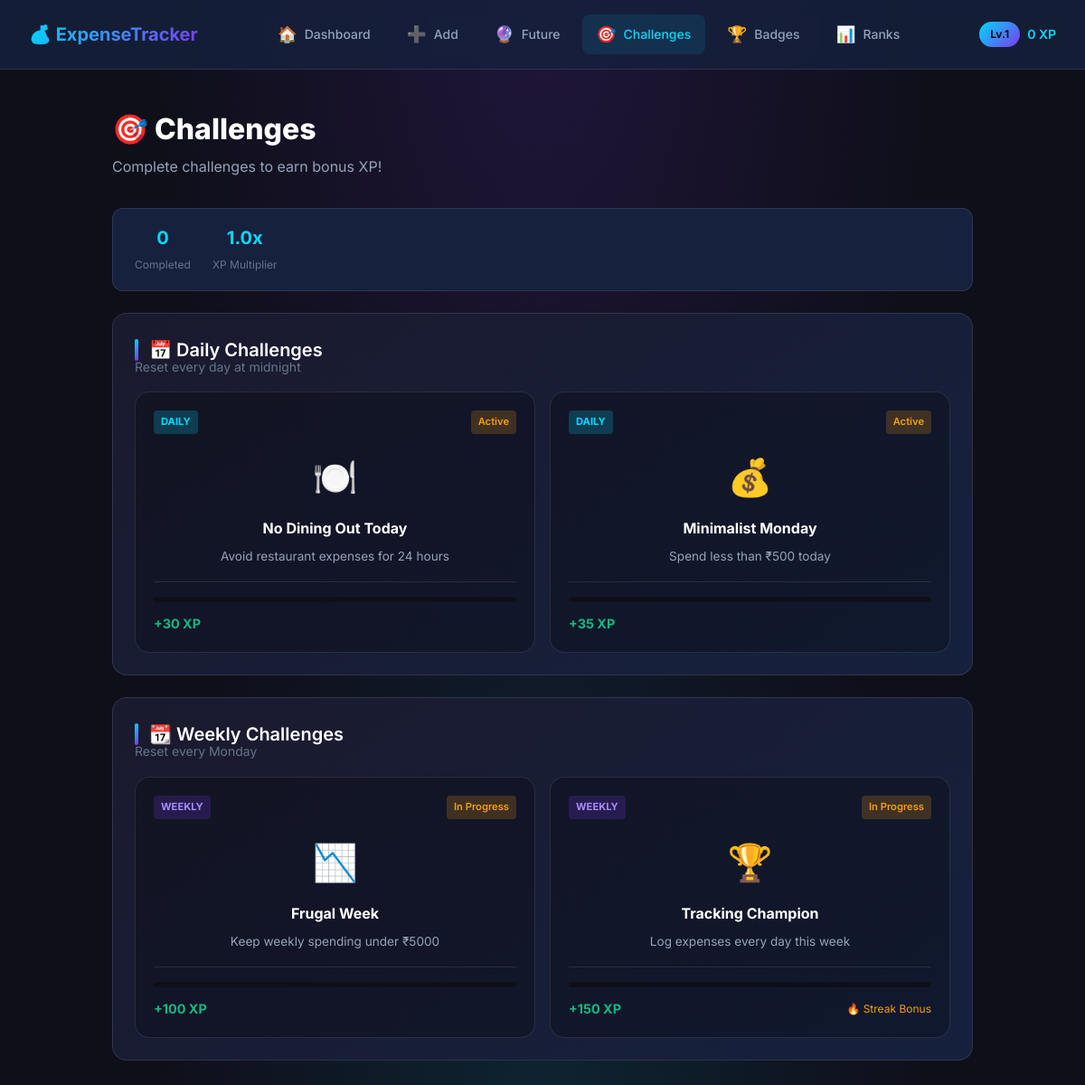
Screenshot of /challenges/ with the database file from the repository.
### tracker/models.py (models this page shows, shortened)
class UserProfile(models.Model):
    THEME_CHOICES = [
        ('dark', 'Dark Mode'),
        ('light', 'Light Mode'),
        ('neon', 'Neon Glow'),
        ('midnight', 'Midnight Blue'),
        ('forest', 'Forest Green'),
    ]
    user = models.OneToOneField(User, on_delete=models.CASCADE, null=True, blank=True)
    xp = models.IntegerField(default=0)
    level = models.IntegerField(default=1)
    current_streak = models.IntegerField(default=0)
    longest_streak = models.IntegerField(default=0)
    last_expense_date = models.DateField(null=True, blank=True)
    streak_multiplier = models.FloatField(default=1.0)
    theme = models.CharField(max_length=20, choices=THEME_CHOICES, default='dark')
    unlocked_themes = models.JSONField(default=list)
    unlocked_insights = models.JSONField(default=list)
    total_saved = models.DecimalField(max_digits=12, decimal_places=2, default=0)
    challenges_completed = models.IntegerField(default=0)
    created_at = models.DateTimeField(auto_now_add=True)

class UserChallenge(models.Model):
    STATUS_CHOICES = [
        ('active', 'Active'),
        ('completed', 'Completed'),
        ('failed', 'Failed'),
    ]
    user_profile = models.ForeignKey(UserProfile, on_delete=models.CASCADE, related_name='challenges')
    challenge = models.ForeignKey(Challenge, on_delete=models.CASCADE)
    status = models.CharField(max_length=20, choices=STATUS_CHOICES, default='active')
    progress = models.IntegerField(default=0)
    started_at = models.DateTimeField(auto_now_add=True)
    completed_at = models.DateTimeField(null=True, blank=True)
    class Meta:
        unique_together = ['user_profile', 'challenge', 'started_at']

class Challenge(models.Model):
    CHALLENGE_TYPE = [
        ('daily', 'Daily'),
        ('weekly', 'Weekly'),
    ]
    CATEGORY_CHOICES = [
        ('no_spend', 'No Spend'),
        ('budget', 'Stay Under Budget'),
        ('track', 'Track Expenses'),
        ('save', 'Save Money'),
    ]
    title = models.CharField(max_length=200)
    description = models.TextField()
    icon = models.CharField(max_length=10, default='🎯')
    challenge_type = models.CharField(max_length=20, choices=CHALLENGE_TYPE)
    category = models.CharField(max_length=50, choices=CATEGORY_CHOICES)
    target_value = models.IntegerField(default=0)  # e.g., max spend amount, min savings
    excluded_categories = models.JSONField(default=list)  # Categories to avoid
    xp_reward = models.IntegerField(default=25)
    streak_bonus = models.BooleanField(default=False)
    is_active = models.BooleanField(default=True)

### tracker/views.py (the view)
# urls.py: path('challenges/', views.challenges_view, name='challenges'),
def challenges_view(request):
    profile = get_or_create_profile()
    daily_challenges = get_daily_challenges(profile)
    weekly_challenges = get_weekly_challenges(profile)
    completed = UserChallenge.objects.filter(
        user_profile=profile,
        status='completed'
    ).select_related('challenge').order_by('-completed_at')[:10]
    context = {
        'profile': profile,
        'daily_challenges': daily_challenges,
        'weekly_challenges': weekly_challenges,
        'completed_challenges': completed,
    }
    return render(request, "challenges.html", context)

### tracker/views.py (called while the page is built, shortened)
def get_or_create_profile():
    profile, created = UserProfile.objects.get_or_create(
        user=None,
        defaults={
            'unlocked_themes': ['dark'],
            'unlocked_insights': []
        }
    )
    if created:
        create_default_achievements()
        create_default_challenges()
    return profile

def get_daily_challenges(profile):
    today = timezone.now().date()
    active = UserChallenge.objects.filter(
        user_profile=profile,
        challenge__challenge_type='daily',
        started_at__date=today,
        status='active'
    ).select_related('challenge')
    return active

def get_weekly_challenges(profile):
    today = timezone.now().date()
    week_start = today - timedelta(days=today.weekday())
    active = UserChallenge.objects.filter(
        user_profile=profile,
        challenge__challenge_type='weekly',
        started_at__date__gte=week_start,
        status='active'
    ).select_related('challenge')
    return active

### tracker/templates/challenges.html (shortened to what this page needs)
{% extends 'base.html' %}
{% block content %}
<header class="page-header">
    <div class="header-content">
        <h1>🎯 Challenges</h1>
        <p class="subtitle">Complete challenges to earn bonus XP!</p>
    </div>
</header>
<div class="stats-bar-mini">
    <div class="stat-mini">
        <span class="stat-mini-value">{{ profile.challenges_completed }}</span>
        <span class="stat-mini-label">Completed</span>
    </div>
    <div class="stat-mini">
        <span class="stat-mini-value">{{ profile.streak_multiplier }}x</span>
        <span class="stat-mini-label">XP Multiplier</span>
    </div>
</div>
<div class="card">
    <h2 class="card-title">📅 Daily Challenges</h2>
    <p class="card-subtitle">Reset every day at midnight</p>
    <div class="challenge-grid">
        {% for uc in daily_challenges %}
        <div class="challenge-card {% if uc.status == 'completed' %}completed{% endif %}">
            <div class="challenge-header">
                <span class="challenge-type-badge daily">Daily</span>
                {% if uc.status == 'completed' %}
                <span class="challenge-status-badge completed">✓ Completed</span>
                {% else %}
                <span class="challenge-status-badge active">Active</span>
                {% endif %}
            </div>
            <div class="challenge-body">
                <div class="challenge-icon-large">{{ uc.challenge.icon }}</div>
                <h3>{{ uc.challenge.title }}</h3>
                <p>{{ uc.challenge.description }}</p>
            </div>
            <div class="challenge-footer">
                <div class="challenge-progress-bar">
                </div>
                <div class="challenge-reward">
                    <span class="xp-reward">+{{ uc.challenge.xp_reward }} XP</span>
                </div>
            </div>
        </div>
        {% empty %}
        <div class="empty-state">
            <p>No daily challenges available. Check back tomorrow!</p>
        </div>
        {% endfor %}
    </div>
</div>
<div class="card">
    <h2 class="card-title">📆 Weekly Challenges</h2>
    <p class="card-subtitle">Reset every Monday</p>
    <div class="challenge-grid">
        {% for uc in weekly_challenges %}
        <div class="challenge-card {% if uc.status == 'completed' %}completed{% endif %} weekly">
            <div class="challenge-header">
                <span class="challenge-type-badge weekly">Weekly</span>
                {% if uc.status == 'completed' %}
                <span class="challenge-status-badge completed">✓ Completed</span>
                {% else %}
                <span class="challenge-status-badge active">In Progress</span>
                {% endif %}
            </div>
            <div class="challenge-body">
                <div class="challenge-icon-large">{{ uc.challenge.icon }}</div>
                <h3>{{ uc.challenge.title }}</h3>
                <p>{{ uc.challenge.description }}</p>
            </div>
            <div class="challenge-footer">
                <div class="challenge-progress-bar">
                </div>
                <div class="challenge-reward">
                    <span class="xp-reward">+{{ uc.challenge.xp_reward }} XP</span>
                    {% if uc.challenge.streak_bonus %}
                    <span class="bonus-badge">🔥 Streak Bonus</span>
                    {% endif %}
                </div>
            </div>
        </div>
        {% empty %}
        <div class="empty-state">
            <p>No weekly challenges available. Check back next week!</p>
        </div>
        {% endfor %}
    </div>
</div>
{% endblock %}

### tracker/templates/base.html (shortened to what this page needs)
{% load static %}
<!DOCTYPE html>
<html lang="en">
<head>
    <link rel="stylesheet" href="{% static 'tracker/css/style.css' %}">
</head>
<body class="theme-{{ profile.theme|default:'dark' }}">
    <nav class="navbar">
        <div class="nav-brand">
            <a href="{% url 'dashboard' %}">💰 ExpenseTracker</a>
        </div>
        <div class="nav-links">
            <a href="{% url 'dashboard' %}" class="nav-item {% if request.path == '/' %}active{% endif %}">
                <span class="nav-icon">🏠</span>
                <span class="nav-text">Dashboard</span>
            </a>
            <a href="{% url 'add_expense' %}" class="nav-item {% if 'add' in request.path %}active{% endif %}">
                <span class="nav-icon">➕</span>
                <span class="nav-text">Add</span>
            </a>
            <a href="{% url 'predictions' %}" class="nav-item {% if 'predictions' in request.path %}active{% endif %}">
                <span class="nav-icon">🔮</span>
                <span class="nav-text">Future</span>
            </a>
            <a href="{% url 'challenges' %}" class="nav-item {% if 'challenges' in request.path %}active{% endif %}">
                <span class="nav-icon">🎯</span>
                <span class="nav-text">Challenges</span>
            </a>
            <a href="{% url 'achievements' %}"
                class="nav-item {% if 'achievements' in request.path %}active{% endif %}">
                <span class="nav-icon">🏆</span>
                <span class="nav-text">Badges</span>
            </a>
            <a href="{% url 'leaderboard' %}" class="nav-item {% if 'leaderboard' in request.path %}active{% endif %}">
                <span class="nav-icon">📊</span>
                <span class="nav-text">Ranks</span>
            </a>
        </div>
        <div class="nav-profile">
            <div class="profile-badge">
                <span class="level-badge-small">Lv.{{ profile.level }}</span>
                <span class="xp-badge">{{ profile.xp }} XP</span>
            </div>
        </div>
    </nav>
    <main class="main-content">
        <div class="container">
            {% block content %}{% endblock %}
        </div>
    </main>
</body>
</html>

### rows the page displays
UserProfile: level "1", xp "0", challenges_completed "0", streak_multiplier "1.0"
UserChallenge: status "Active", challenge.icon "🍽️", challenge "No Dining Out Today", challenge.description "Avoid restaurant expenses for 24 hours", challenge.xp_reward "30"
UserChallenge: status "Active", challenge.icon "💰", challenge "Minimalist Monday", challenge.description "Spend less than ₹500 today", challenge.xp_reward "35"
UserChallenge: status "In Progress", challenge.icon "📉", challenge "Frugal Week", challenge.description "Keep weekly spending under ₹5000", challenge.xp_reward "100"
UserChallenge: status "In Progress", challenge.icon "🏆", challenge "Tracking Champion", challenge.description "Log expenses every day this week", challenge.xp_reward "150", shows "🔥 Streak Bonus"
